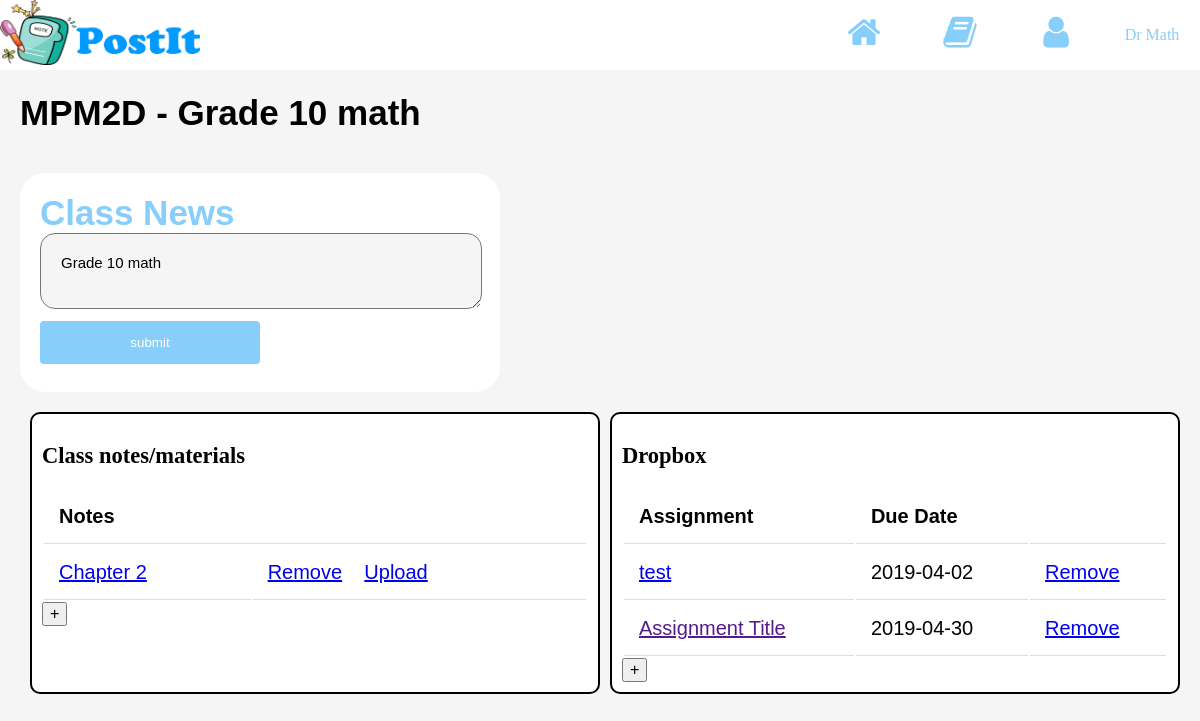
The app's page /notes_dropbox.php?courseid=5 (signed in) with its own data.
### tables this page shows
CREATE TABLE `course`  (
  `ID` int(11) NOT NULL AUTO_INCREMENT,
  `Grade` int(11) NOT NULL,
  `CourseID` varchar(255) NOT NULL,
  `CourseName` varchar(255) NOT NULL,
  `TeacherID` int(11) NOT NULL,
  `CourseNews` varchar(255) NULL DEFAULT NULL,
  PRIMARY KEY (`ID`) USING BTREE
);

CREATE TABLE `notes`  (
  `NotesID` int(11) NOT NULL AUTO_INCREMENT,
  `Title` varchar(255) NULL DEFAULT NULL,
  `File` varchar(255) NULL DEFAULT NULL,
  `CourseID` int(11) NULL DEFAULT NULL,
  PRIMARY KEY (`NotesID`) USING BTREE
);

CREATE TABLE `assignment`  (
  `AssignmentID` int(11) NOT NULL AUTO_INCREMENT,
  `Title` varchar(255) NULL DEFAULT NULL,
  `File` varchar(255) NULL DEFAULT NULL,
  `CourseID` int(11) NULL DEFAULT NULL,
  `DueDate` date NULL DEFAULT NULL,
  PRIMARY KEY (`AssignmentID`) USING BTREE
);

### functions.php (called while the page is built, shortened)
<?php
function getDB()
{
	$conn = mysqli_connect(DBHOST,DBUSER,DBPASS,DBNAME);
	mysqli_query($conn, "set names utf8");
	return $conn;
}
function runQuery($db, $query)
{
	$results = mysqli_query($db, $query);
	return $results;
}
?>

### notes_dropbox.php (the view, shortened to what this page needs)
<!DOCTYPE html>
<html>
    <head>
        <link rel="stylesheet" href="css/project.css">
        <link rel="stylesheet" href="https://cdnjs.cloudflare.com/ajax/libs/font-awesome/4.7.0/css/font-awesome.min.css">
    </head>
    <body>
    <?php
    	include 'functions.php';
		if(!empty($_SESSION["user"])){
			$user = $_SESSION["user"];
		}
		if(!empty($_SESSION["role"])){
			$role = $_SESSION["role"];
		}
    	$courseid = $_GET["courseid"];
    	$results = runQuery(getDb(), "select * from course where id =".$courseid);
		$course = mysqli_fetch_row($results);
    ?>
    <div class="icon-bar">
        <img class="logo-img" src="img/postit.png">
        <a style="font-size: 16px;line-height: 46px;">
        	<?php
				echo $user[1];
		    ?>
        </a>
        <a href="#"><i class="fa fa-user"></i></a>
        <a href="dictionary.php"><i class="fa fa-book"></i></a>
        <a href="coursePage_student.php"><i class="fa fa-home"></i></a>
    </div>
    <h1 id="course_name"><?php echo $course[2].' - '.$course[3] ?></h1>
    <div class="news_area" style="margin-left: 20px;">
    	<form action="addNews.php" method="POST">
	        <h1 id="news_title">Class News</h1>
	        <textarea class="News" name="classnews"><?php echo $course[5] ?></textarea>
	        <?php
	        	if($role == 1){
	        ?>
	        <input type="submit" value="submit"/>
	        <?php
	        	}
        	?>
        </form>
    </div>
    <div class="row">
      <div class="column">
        <h2>Class notes/materials</h2>
        <table class="notes" id="notes">
            <tr>
                <th colspan="2">Notes</th>
            </tr>
            <?php
            	$results = runQuery(getDb(), "SELECT * FROM notes where courseid =".$courseid);
        		while($arr = mysqli_fetch_row($results)) {
            ?>
            <tr>
                <td><a target="_blank" href="<?php echo $arr[2]; ?>"><?php echo $arr[1]; ?></a></td>
                <td>
                	<?php
			        	if($role == 1){
			        ?>
                	<a href="remove_notes.php?notesid=<?php echo $arr[0]?>&courseid=<?php echo $courseid?>" onClick="if(!confirm('Sure to remove？'))return false;">Remove</a>
                	<a href="submit.php?notesid=<?php echo $arr[0]?>&courseid=<?php echo $courseid?>">Upload</a>
                	<?php
			        	}
		        	?>
                </td>
            </tr>
            <?php
	        	}
	        ?>
        </table>
        <?php
        	if($role == 1){
        ?>
        <input type="button" onClick="addRow(<?php echo $courseid?>);" style="font-size:16px;" value="+"/>
        <?php
        	}
    	?>
      </div>
      <div class="column">
        <h2>Dropbox</h2>
        <table class="notes" id="dropbox">
            <tr>
                <th>Assignment</th>
                <th>Due Date</th>
                <th></th>
            </tr>
            <?php
            	$results = runQuery(getDb(), "SELECT * FROM Assignment where courseid =".$courseid);
        		while($arr = mysqli_fetch_row($results)) {
            ?>
            <tr>
                <td><a target="_blank" href="<?php echo $arr[2]; ?>"><?php echo $arr[1]; ?></a></td>
                <td><?php echo $arr[4]; ?></td>
                <td>
                	<?php
			        	if($role == 1){
			        ?>
                	<a href="remove_assignment.php?assignmentid=<?php echo $arr[0]?>&courseid=<?php echo $courseid?>" onClick="if(!confirm('Sure to remove？'))return false;">Remove</a>
                	<?php
			        	}
		        	?>
                </td>
            </tr>
            <?php
	        	}
	        ?>
        </table>
        <?php
        	if($role == 1){
        ?>
        <input type="button" onClick="addRow2(<?php echo $courseid?>);" style="font-size:16px;" value="+"/>
        <?php
        	}
    	?>
      </div>
    </div>
    </body>
</html>

### css/project.css (style rules this page uses)
body { padding: 0; font-size: 15px; background-color: #F5F5F5; margin: 0; }
input[type=submit] { width: 50%; height: :40px; background-color: #87CEFA; color: white; padding: 14px 20px; margin: 8px 0; border: none; border-radius: 4px; cursor: pointer; font-family: "Arial Black", Gadget, sans-serif; }
.icon-bar { width: 100%; background-color: white; overflow: auto; }
.icon-bar a { float: right; width: 8%; text-align: center; padding: 12px 0; color: #87CEFA; font-size: 36px; }
.logo-img { display: inline-block; vertical-align: top; margin-right: 20px; width: 200px; height: 65px; }
.news_area { margin-top: 40px; background-color: white; padding: 20px; width: 440px; border-radius: 25px; }
#course_name { font-size: 35px; font-family: "Arial Black", Gadget, sans-serif; margin-left: 20px; }
#news_title { font-size: 35px; margin-bottom: 0; margin-top: 0; font-family: "Arial Black", Gadget, sans-serif; color: #87CEFA; }
.News { margin-top: 0; border-radius: 15px; width: 400px; padding: 20px; background-color: #F5F5F5; font-size: 15px; font-family: "Arial", Gadget, sans-serif; }
.admin td, th { border: 1px solid #dddddd; text-align: left; padding: 8px; }
.row { display: flex; margin: 20px; }
.column { flex: 50%; padding: 10px; background-color: white; border: 2px solid black; border-radius: 10px; margin-left: 10px; }
.notes { width: 100%; text-align:left; font-size: 20px; font-family: "Arial", Gadget, sans-serif; }
.notes td { padding: 15px; border-bottom: 1px solid #ddd; }
.notes th { padding: 15px; border: none; border-bottom: 1px solid #ddd; }

### records on screen
course: CourseID "MPM2D", CourseName "Grade 10 math", classnews "Grade 10 math"
notes: Title "Chapter 2"
assignment: Title "test", DueDate "2019-04-02"
assignment: Title "Assignment Title", DueDate "2019-04-30"

### other values on screen
$user[1] "Dr Math"
